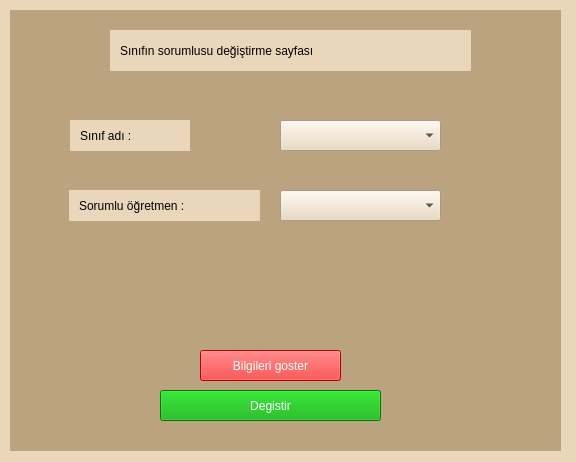
<?xml version="1.0" encoding="UTF-8"?>
<ui version="4.0">
 <class>edit_class</class>
 <widget class="QMainWindow" name="edit_class">
  <property name="geometry">
   <rect>
    <x>0</x>
    <y>0</y>
    <width>576</width>
    <height>462</height>
   </rect>
  </property>
  <property name="windowTitle">
   <string>Sınıfın sorumlusu değiştirme sayfası</string>
  </property>
  <widget class="QWidget" name="centralwidget">
   <widget class="QWidget" name="widget" native="true">
    <property name="geometry">
     <rect>
      <x>0</x>
      <y>0</y>
      <width>631</width>
      <height>601</height>
     </rect>
    </property>
    <property name="styleSheet">
     <string notr="true">background-color: rgb(230, 255, 107);
background-color: rgb(234, 215, 187);</string>
    </property>
    <widget class="QWidget" name="widget_2" native="true">
     <property name="geometry">
      <rect>
       <x>10</x>
       <y>10</y>
       <width>551</width>
       <height>441</height>
      </rect>
     </property>
     <property name="styleSheet">
      <string notr="true">background-color: rgb(188, 163, 127);</string>
     </property>
     <widget class="QPushButton" name="bilgileri_goster_2">
      <property name="geometry">
       <rect>
        <x>190</x>
        <y>340</y>
        <width>141</width>
        <height>31</height>
       </rect>
      </property>
      <property name="styleSheet">
       <string notr="true">font: 75 14pt &quot;MS Shell Dlg 2&quot;;
background-color: rgb(255, 0, 0);
color: rgb(255, 255, 255);</string>
      </property>
      <property name="text">
       <string>Bilgileri goster</string>
      </property>
     </widget>
     <widget class="QComboBox" name="teachers_name_combo">
      <property name="geometry">
       <rect>
        <x>270</x>
        <y>180</y>
        <width>161</width>
        <height>31</height>
       </rect>
      </property>
      <property name="styleSheet">
       <string notr="true">background-color: rgb(234, 215, 187);
font: 75 14pt &quot;MS Shell Dlg 2&quot;;</string>
      </property>
     </widget>
     <widget class="QComboBox" name="class_combo">
      <property name="geometry">
       <rect>
        <x>270</x>
        <y>110</y>
        <width>161</width>
        <height>31</height>
       </rect>
      </property>
      <property name="styleSheet">
       <string notr="true">background-color: rgb(234, 215, 187);
font: 75 14pt &quot;MS Shell Dlg 2&quot;;</string>
      </property>
     </widget>
     <widget class="QPushButton" name="pushButton">
      <property name="geometry">
       <rect>
        <x>150</x>
        <y>380</y>
        <width>221</width>
        <height>31</height>
       </rect>
      </property>
      <property name="styleSheet">
       <string notr="true">font: 75 14pt &quot;MS Shell Dlg 2&quot;;
color: rgb(255, 255, 255);
background-color: rgb(0, 170, 0);</string>
      </property>
      <property name="text">
       <string>Degistir</string>
      </property>
     </widget>
     <widget class="QLabel" name="label_3">
      <property name="geometry">
       <rect>
        <x>50</x>
        <y>230</y>
        <width>581</width>
        <height>61</height>
       </rect>
      </property>
      <property name="styleSheet">
       <string notr="true">font: 75 14pt &quot;MS Shell Dlg 2&quot;;
font: 75 14pt &quot;MS Shell Dlg 2&quot;;
color: rgb(0, 170, 0);</string>
      </property>
      <property name="text">
       <string/>
      </property>
     </widget>
     <widget class="QWidget" name="widget_3" native="true">
      <property name="geometry">
       <rect>
        <x>59</x>
        <y>180</y>
        <width>191</width>
        <height>31</height>
       </rect>
      </property>
      <property name="styleSheet">
       <string notr="true">background-color: rgb(234, 215, 187);</string>
      </property>
      <widget class="QLabel" name="label_2">
       <property name="geometry">
        <rect>
         <x>10</x>
         <y>0</y>
         <width>181</width>
         <height>31</height>
        </rect>
       </property>
       <property name="styleSheet">
        <string notr="true">font: 75 14pt &quot;MS Shell Dlg 2&quot;;</string>
       </property>
       <property name="text">
        <string>Sorumlu öğretmen :</string>
       </property>
      </widget>
     </widget>
     <widget class="QWidget" name="widget_4" native="true">
      <property name="geometry">
       <rect>
        <x>60</x>
        <y>110</y>
        <width>120</width>
        <height>31</height>
       </rect>
      </property>
      <property name="styleSheet">
       <string notr="true">background-color: rgb(234, 215, 187);</string>
      </property>
      <widget class="QLabel" name="label">
       <property name="geometry">
        <rect>
         <x>10</x>
         <y>0</y>
         <width>101</width>
         <height>31</height>
        </rect>
       </property>
       <property name="styleSheet">
        <string notr="true">font: 75 14pt &quot;MS Shell Dlg 2&quot;;</string>
       </property>
       <property name="text">
        <string>Sınıf adı :</string>
       </property>
      </widget>
     </widget>
     <widget class="QWidget" name="widget_5" native="true">
      <property name="geometry">
       <rect>
        <x>100</x>
        <y>20</y>
        <width>361</width>
        <height>41</height>
       </rect>
      </property>
      <property name="styleSheet">
       <string notr="true">background-color: rgb(234, 215, 187);</string>
      </property>
      <widget class="QLabel" name="label_4">
       <property name="geometry">
        <rect>
         <x>10</x>
         <y>-10</y>
         <width>351</width>
         <height>61</height>
        </rect>
       </property>
       <property name="styleSheet">
        <string notr="true">font: 75 16pt &quot;MS Shell Dlg 2&quot;;</string>
       </property>
       <property name="text">
        <string>Sınıfın sorumlusu değiştirme sayfası</string>
       </property>
      </widget>
     </widget>
    </widget>
   </widget>
  </widget>
 </widget>
 <resources/>
 <connections/>
</ui>
